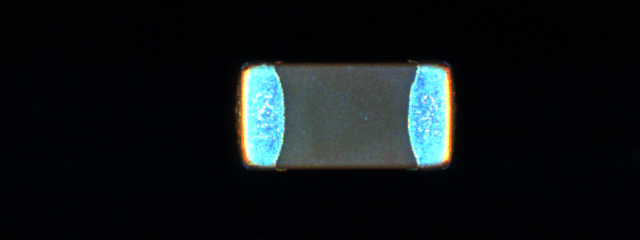
#> input picture TaeHyeon/001-1.jpg, 640 x 240 px
$ python -i sliceImg.py   (imports and definitions only)
#> lines starting #> are read from the running program, lines starting #| are printed output that depends on the picture; after the words box and inside, x2 and y2 are one past the last pixel; in counts of white or black regions, pixels touching at a corner belong together
#> further down, picture is the input picture: shape (240, 640, 3); mean B, G, R 23.1, 21.3, 15.7
import cv2
import numpy as np

def get_sliceImg(image_origin):
    margin = -15
    image_copy = image_origin.copy()
    imgray = cv2.cvtColor(image_copy, cv2.COLOR_BGR2GRAY)
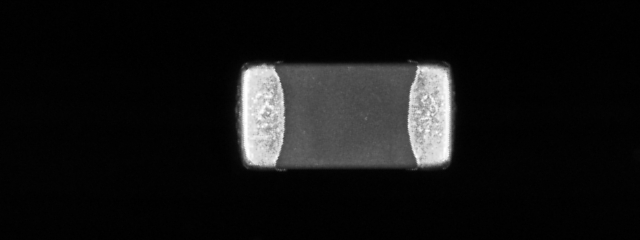
#> imgray: shape (240, 640); min 0, max 255, mean 19.8

    #전극부분 이진화
    ret, thr = cv2.threshold(imgray, 127, 255, cv2.THRESH_BINARY)
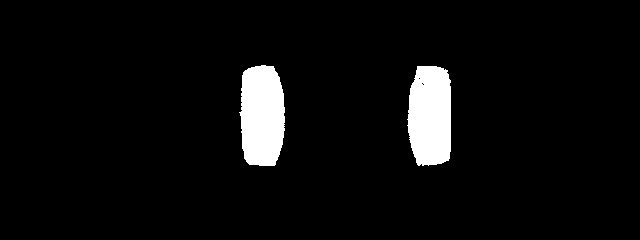
#> thr: shape (240, 640); 5% white; 2 white regions
    contours, _ = cv2.findContours(thr, cv2.RETR_EXTERNAL, cv2.CHAIN_APPROX_SIMPLE)
#> contours = 2 contours; box (x1, y1, x2, y2) and area: (239, 65, 285, 166) 3796, (407, 66, 451, 166) 3712

    #바디부분 이진화
    ret_body, thr_body = cv2.threshold(imgray, 127, 255, cv2.THRESH_TOZERO_INV)
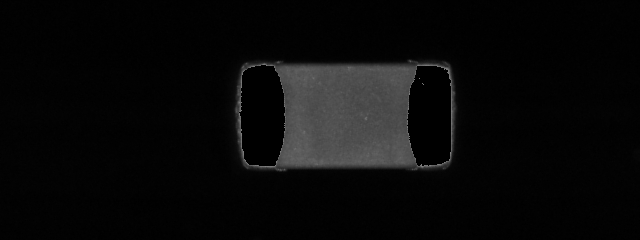
#> thr_body: shape (240, 640); min 0, max 127, mean 9.5
    _body, binary_body = cv2.threshold(thr_body,50,255,cv2.THRESH_BINARY)
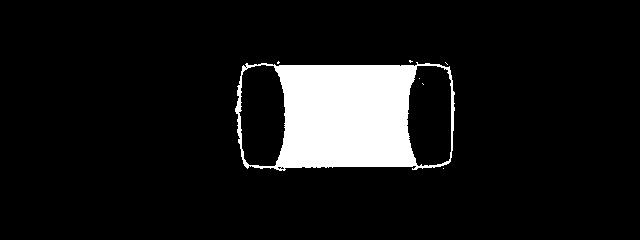
#> binary_body: shape (240, 640); 9.3% white; 7 white regions (6 under 20 px), largest, box (x1, y1, x2, y2) and area: (235, 62, 455, 171) 14189
    se = cv2.getStructuringElement(cv2.MORPH_RECT, (5,5))
    ope = cv2.morphologyEx(binary_body, cv2.MORPH_OPEN, se)
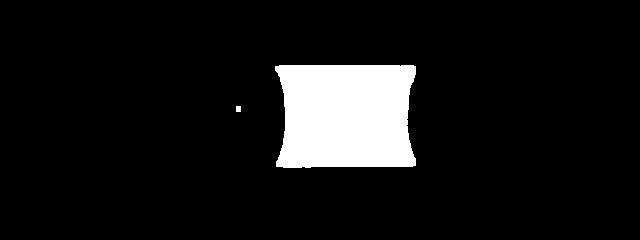
#> ope: shape (240, 640); 8.6% white; 2 white regions
    contours_body, _ = cv2.findContours(ope, cv2.RETR_EXTERNAL, cv2.CHAIN_APPROX_SIMPLE)
#> contours_body = 2 contours; box (x1, y1, x2, y2) and area: (275, 65, 416, 168) 12979, (236, 106, 241, 112) 20

    origin_height, origin_width = image_copy.shape[:2]
#> origin_height = 240; origin_width = 640
    crop_images = []  # 전극 이미지를 추가할 리스트
    body_image = []   # 바디 이미지를 추가할 리스트

    for contour in contours: #전극 좌표값
        x, y, width, height = cv2.boundingRect(contour)  # 좌상단 꼭지점 좌표 , width, height

        # 전극의 size 가 기준 이상인 것만 담는다.
        if width > 20 and height > 80:
            crop_row_1 = (y - margin) if (y - margin) > 0 else y
            crop_row_2 = (y + height + margin) if (y + height + margin) < origin_height else y + height
            crop_col_1 = (x - margin) if (x - margin) > 0 else x
            crop_col_2 = (x + width + margin) if (x + width + margin) < origin_width else x + width


            crop = image_copy[crop_row_1: crop_row_2, crop_col_1: crop_col_2]  # 이미지를 잘라낸다.
            crop_images.append(crop)  # 잘라낸 이미지들을 하나씩 리스트에 담는다.
#> this loop made 2 passes
#> (x, y, width, height, crop_row_1, crop_row_2, crop_col_1, crop_col_2) on passes 1 to 2: (407, 66, 44, 100, 81, 151, 422, 436), (239, 65, 46, 101, 80, 151, 254, 270)
#> after the loop, crop_images = 2 items

    for contour_body in contours_body: #바디 좌표값
        x, y, width, height = cv2.boundingRect(contour_body)  # 좌상단 꼭지점 좌표 , width, height

        # 바디의 size 가 기준 이상인 것만 담는다.
        if width > 20 and height > 80:
            crop_row_1_body = (y - margin) if (y - margin) > 0 else y
            crop_row_2_body = (y + height + margin) if (y + height + margin) < origin_height else y + height
            crop_col_1_body = (x - margin) if (x - margin) > 0 else x
            crop_col_2_body = (x + width + margin) if (x + width + margin) < origin_width else x + width


            crop_body = image_copy[crop_row_1_body: crop_row_2_body, crop_col_1_body: crop_col_2_body]  # 이미지를 잘라낸다.
            body_image.append(crop_body)  # 잘라낸 이미지들을 하나씩 리스트에 담는다.
#> this loop made 2 passes
#> (x, y, width, height, crop_row_1_body, crop_row_2_body, crop_col_1_body, crop_col_2_body) on pass 2: (275, 65, 141, 103, 80, 153, 290, 401)
#> (contour_body, x, y, width, height) on pass 1: ([[236, 106], [236, 111], [240, 111], [240, 106]], 236, 106, 5, 6)
#> pass 2, in get_sliceImg, `crop_body = image_copy[crop_row_1_body: crop_row_2_body, crop_col_1_bo..`:
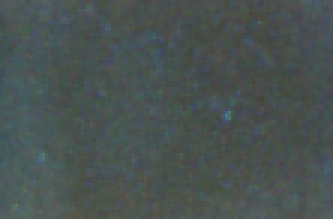
#> crop_body: shape (73, 111, 3) (shown 3 times larger); mean B, G, R 81.3, 82.9, 73.1
#> after the loop, body_image = 1 item

    # slice1 = cv2.resize(crop_images[0], dsize=(200, 488), interpolation=cv2.INTER_AREA) #전극 크기 조절해서 자르기.
    # slice2 = cv2.resize(crop_images[1], dsize=(200, 488), interpolation=cv2.INTER_AREA)

    return crop_images[0], crop_images[1], body_image[0]

>>> import cv2
>>> picture = cv2.imread('001-1.jpg')
>>> result = get_sliceImg(picture)
